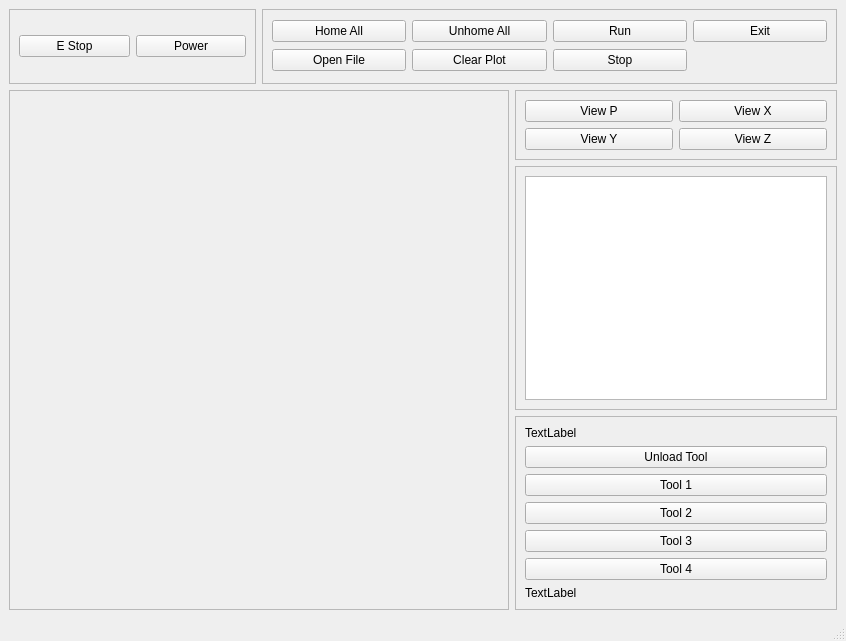
<?xml version="1.0" encoding="UTF-8"?>
<ui version="4.0">
 <class>MainWindow</class>
 <widget class="QMainWindow" name="MainWindow">
  <property name="geometry">
   <rect>
    <x>0</x>
    <y>0</y>
    <width>846</width>
    <height>641</height>
   </rect>
  </property>
  <property name="windowTitle">
   <string>MainWindow</string>
  </property>
  <widget class="QWidget" name="centralwidget">
   <layout class="QGridLayout" name="gridLayout">
    <item row="1" column="2">
     <widget class="QFrame" name="frame_3">
      <property name="frameShape">
       <enum>QFrame::StyledPanel</enum>
      </property>
      <property name="frameShadow">
       <enum>QFrame::Raised</enum>
      </property>
      <layout class="QGridLayout" name="gridLayout_6">
       <item row="0" column="0">
        <widget class="QPushButton" name="view_p_pb">
         <property name="text">
          <string>View P</string>
         </property>
        </widget>
       </item>
       <item row="0" column="1">
        <widget class="QPushButton" name="view_x_pb">
         <property name="text">
          <string>View X</string>
         </property>
        </widget>
       </item>
       <item row="1" column="0">
        <widget class="QPushButton" name="view_y_pb">
         <property name="text">
          <string>View Y</string>
         </property>
        </widget>
       </item>
       <item row="1" column="1">
        <widget class="QPushButton" name="view_z_pb">
         <property name="text">
          <string>View Z</string>
         </property>
        </widget>
       </item>
      </layout>
     </widget>
    </item>
    <item row="1" column="0" rowspan="3" colspan="2">
     <widget class="QFrame" name="plot_widget">
      <property name="minimumSize">
       <size>
        <width>500</width>
        <height>450</height>
       </size>
      </property>
      <property name="frameShape">
       <enum>QFrame::StyledPanel</enum>
      </property>
      <property name="frameShadow">
       <enum>QFrame::Raised</enum>
      </property>
     </widget>
    </item>
    <item row="0" column="0">
     <widget class="QFrame" name="frame">
      <property name="sizePolicy">
       <sizepolicy hsizetype="Preferred" vsizetype="Preferred">
        <horstretch>0</horstretch>
        <verstretch>0</verstretch>
       </sizepolicy>
      </property>
      <property name="minimumSize">
       <size>
        <width>0</width>
        <height>75</height>
       </size>
      </property>
      <property name="frameShape">
       <enum>QFrame::StyledPanel</enum>
      </property>
      <property name="frameShadow">
       <enum>QFrame::Raised</enum>
      </property>
      <layout class="QGridLayout" name="gridLayout_2">
       <item row="0" column="0">
        <widget class="QPushButton" name="estop_pb">
         <property name="text">
          <string>E Stop</string>
         </property>
        </widget>
       </item>
       <item row="0" column="1">
        <widget class="QPushButton" name="power_pb">
         <property name="text">
          <string>Power</string>
         </property>
        </widget>
       </item>
      </layout>
     </widget>
    </item>
    <item row="0" column="1" colspan="2">
     <widget class="QFrame" name="frame_2">
      <property name="sizePolicy">
       <sizepolicy hsizetype="Preferred" vsizetype="Preferred">
        <horstretch>0</horstretch>
        <verstretch>0</verstretch>
       </sizepolicy>
      </property>
      <property name="frameShape">
       <enum>QFrame::StyledPanel</enum>
      </property>
      <property name="frameShadow">
       <enum>QFrame::Raised</enum>
      </property>
      <layout class="QGridLayout" name="gridLayout_3">
       <item row="0" column="1">
        <widget class="QPushButton" name="unhome_all_pb">
         <property name="text">
          <string>Unhome All</string>
         </property>
        </widget>
       </item>
       <item row="0" column="3">
        <widget class="QPushButton" name="quit_pb">
         <property name="text">
          <string>Exit</string>
         </property>
        </widget>
       </item>
       <item row="0" column="0">
        <widget class="QPushButton" name="home_all_pb">
         <property name="text">
          <string>Home All</string>
         </property>
        </widget>
       </item>
       <item row="1" column="0">
        <widget class="QPushButton" name="open_pb">
         <property name="text">
          <string>Open File</string>
         </property>
        </widget>
       </item>
       <item row="1" column="1">
        <widget class="QPushButton" name="view_clear_pb">
         <property name="text">
          <string>Clear Plot</string>
         </property>
        </widget>
       </item>
       <item row="0" column="2">
        <widget class="QPushButton" name="run_pb">
         <property name="text">
          <string>Run</string>
         </property>
        </widget>
       </item>
       <item row="1" column="2">
        <widget class="QPushButton" name="stop_pb">
         <property name="text">
          <string>Stop</string>
         </property>
        </widget>
       </item>
      </layout>
     </widget>
    </item>
    <item row="2" column="2">
     <widget class="QFrame" name="frame_6">
      <property name="frameShape">
       <enum>QFrame::StyledPanel</enum>
      </property>
      <property name="frameShadow">
       <enum>QFrame::Raised</enum>
      </property>
      <layout class="QVBoxLayout" name="verticalLayout">
       <item>
        <widget class="QPlainTextEdit" name="gcode_pte"/>
       </item>
      </layout>
     </widget>
    </item>
    <item row="3" column="2">
     <widget class="QFrame" name="frame_5">
      <property name="frameShape">
       <enum>QFrame::StyledPanel</enum>
      </property>
      <property name="frameShadow">
       <enum>QFrame::Raised</enum>
      </property>
      <layout class="QGridLayout" name="gridLayout_5">
       <item row="2" column="0">
        <widget class="QPushButton" name="tool_change_pb_1">
         <property name="text">
          <string>Tool 1</string>
         </property>
        </widget>
       </item>
       <item row="3" column="0">
        <widget class="QPushButton" name="tool_change_pb_2">
         <property name="text">
          <string>Tool 2</string>
         </property>
        </widget>
       </item>
       <item row="4" column="0">
        <widget class="QPushButton" name="tool_change_pb_3">
         <property name="text">
          <string>Tool 3</string>
         </property>
        </widget>
       </item>
       <item row="5" column="0">
        <widget class="QPushButton" name="tool_change_pb_4">
         <property name="text">
          <string>Tool 4</string>
         </property>
        </widget>
       </item>
       <item row="0" column="0">
        <widget class="QLabel" name="tool_id_lb">
         <property name="text">
          <string>TextLabel</string>
         </property>
        </widget>
       </item>
       <item row="1" column="0">
        <widget class="QPushButton" name="tool_change_pb_0">
         <property name="text">
          <string>Unload Tool</string>
         </property>
        </widget>
       </item>
       <item row="6" column="0">
        <widget class="QLabel" name="tool_zoffset_lb">
         <property name="text">
          <string>TextLabel</string>
         </property>
        </widget>
       </item>
      </layout>
     </widget>
    </item>
   </layout>
  </widget>
  <widget class="QMenuBar" name="menubar">
   <property name="geometry">
    <rect>
     <x>0</x>
     <y>0</y>
     <width>846</width>
     <height>22</height>
    </rect>
   </property>
  </widget>
  <widget class="QStatusBar" name="statusbar"/>
 </widget>
 <resources/>
 <connections/>
</ui>
